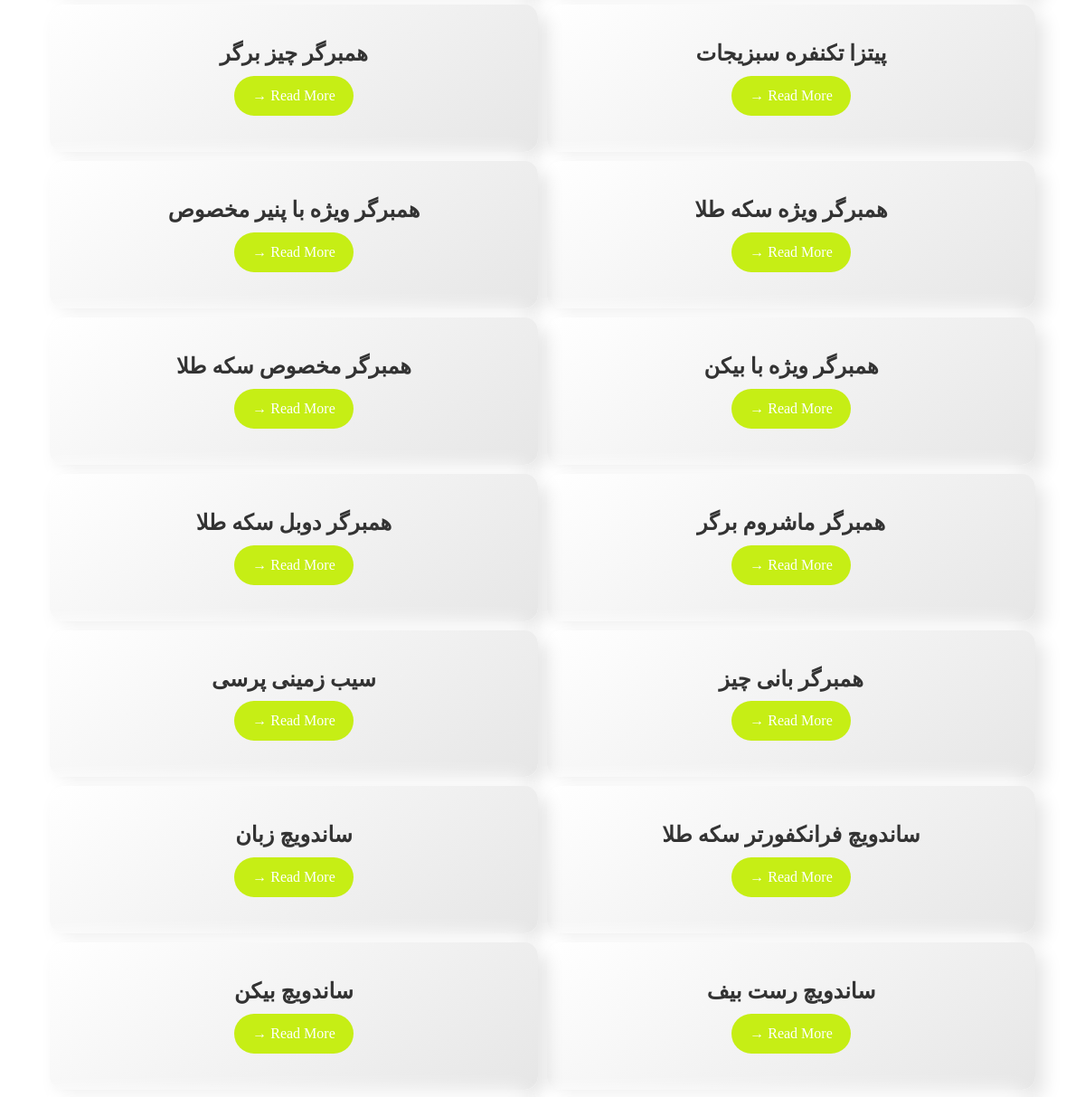
Page /tools/foodrawmaterials (signed in, middle part) on the earlier database version.
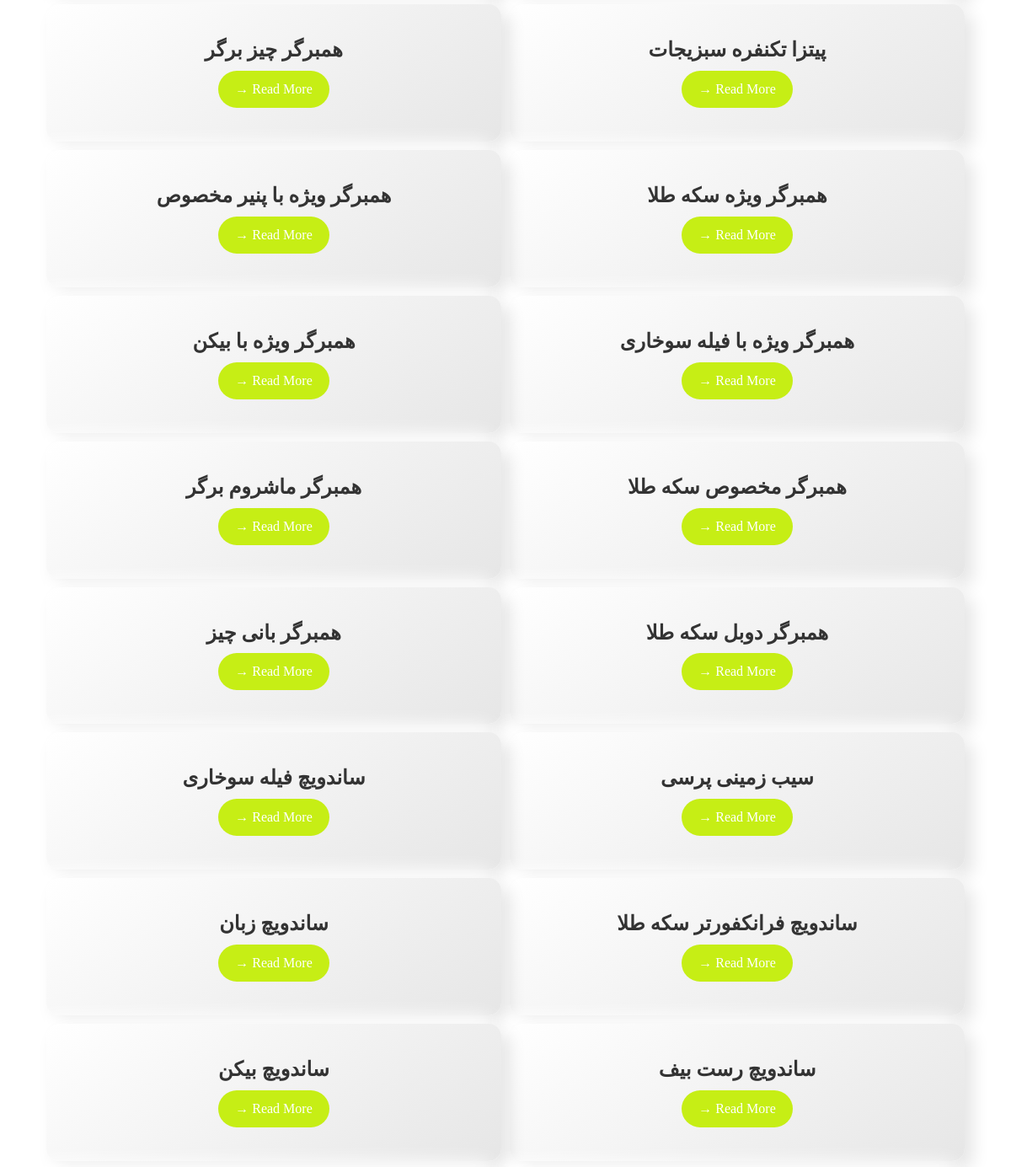
Same page on the later database version.
### users/models.py (models this page shows, shortened)
class FoodRawMaterial(models.Model):
    created_at = models.DateTimeField(auto_now_add=True)
    updated_at = models.DateTimeField(auto_now=True)
    mother = models.ForeignKey(mother_food, on_delete= models.CASCADE,related_name='mother_food_id',blank=True,null=True)
    name = models.CharField(max_length=200)
    data = models.JSONField(blank=True,null=True)
    price = models.IntegerField(default=0,blank=True,null=True)
    image = models.ImageField(upload_to='food_images/', blank=True, null=True)  # Added field for image
    details = models.CharField(max_length=2000,default='',blank=True,null=True)
    discount = models.DecimalField(max_digits=5, decimal_places=2, default=0, blank=True, null=True)  # Discount percentage
    priority = models.IntegerField(default=0)  # New field for priority
    class Meta:
        ordering = ['-name']

### users/views.py (the view)
# urls.py: path('tools/foodrawmaterials',foodRawMaterials, name='foodRawMaterials'),
@login_required
def foodRawMaterials(request):
    print('show snapp page')
    restaurants = FoodRawMaterial.objects.all().order_by('-name')
    return render(request, 'users/food_raw_materials.html',{'foods':restaurants})

### users/templates/users/food_raw_materials.html (shortened to what this page needs)
{% extends "users/base.html" %}
{% block content %}
<div class="grid-container">
    {% for food in foods %}
    <div class="grid-item">
        <div class="card-body">
            <h2 class="card-title">{{ food.name }}</h2>
            <a href="foodrawmaterials/{{ food.id }}" class="btn btn-primary">Read More &rarr;</a>
        </div>
    </div>
    {% endfor %}
</div>
{% endblock %}

### users/templates/users/base.html (shortened to what this page needs)
<!DOCTYPE html>
{% load static %}
<html lang="fa" dir="rtl">
<head>
    <link rel="stylesheet" type="text/css" href="{% static 'css/bootstrap.min.css' %}">
    <link rel="stylesheet" type="text/css" href="{% static 'css/fontall.min.css' %}">
    <link rel="stylesheet" type="text/css" href="{% static 'css/base.css' %}">
    <html lang="fa" dir="rtl"></html>
</head>
<body>
<div class="container">
    {% block content %}{% endblock content %}
</div>
</body>
</html>

### users/static/css/base.css (style rules this page uses)
body { font-family: 'B Nazanin'; src: url('/fonts/BNazanin.woff2') format('woff2'), url('/fonts/BNazanin.woff') format('woff'); }

### users/templates/users/food_raw_materials.html (style rules this page uses)
body { font-family: 'B Nazanin'; direction: rtl; }
.grid-container { display: grid; grid-template-columns: repeat(3, 1fr); gap: 10px; background-color: #ffffff; padding: 10px; align-items: center; }
.grid-item { background: linear-gradient(145deg, #ffffff, #e6e6e6); border-radius: 15px; padding: 20px; box-shadow: 10px 10px 20px rgba(0, 0, 0, 0.1), -10px -10px 20px rgba(255, 255, 255, 0.9); transition: transform 0.3s ease, box-shadow 0.3s ease; cursor: pointer; }
.card-body { text-align: center; }
.card-title { font-size: 1.5rem; margin-bottom: 10px; color: #333; font-weight: 700; }
.btn-primary { background-color: #c6ee15; border: none; border-radius: 30px; padding: 10px 20px; color: #ffffff; transition: background-color 0.3s ease, transform 0.3s ease; text-decoration: none; display: inline-block; }
@media (max-width: 1200px) { .grid-container { grid-template-columns: repeat(2, 1fr); } }

Differences in the rows shown:
added FoodRawMaterial: name "همبرگر ویژه با فیله سوخاری"
added FoodRawMaterial: name "ساندویچ فیله سوخاری"
